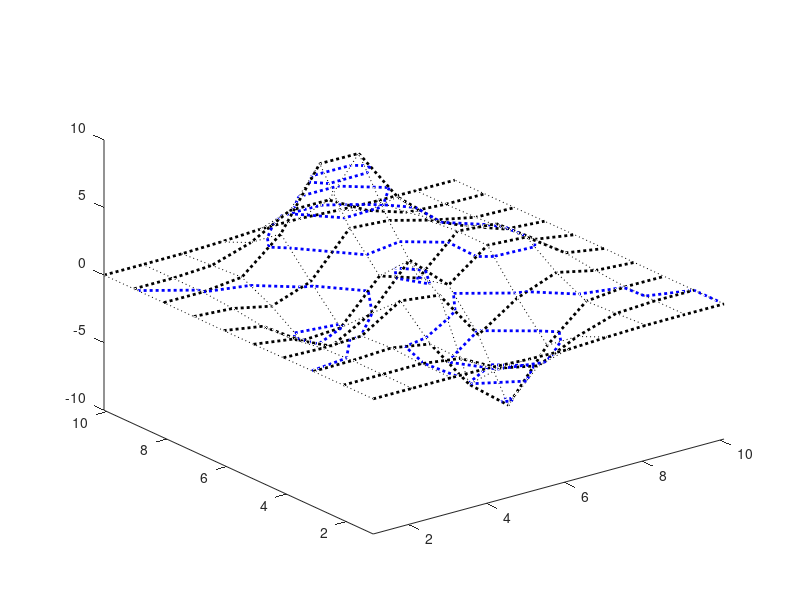

Write MATLAB code to recreate this figure.
function testresult = tricontour3_test()
% TRICONTOUR3_TEST  One line description goes here
%  
% More detailed description of the test goes here.
%
%
%   See also 

%% Copyright notice
%   --------------------------------------------------------------------
%   Copyright (C) 2010 <COMPANY>
%       Thijs
%
%       <EMAIL>	
%
%       <ADDRESS>
%
%   This library is free software: you can redistribute it and/or
%   modify it under the terms of the GNU Lesser General Public
%   License as published by the Free Software Foundation, either
%   version 2.1 of the License, or (at your option) any later version.
%
%   This library is distributed in the hope that it will be useful,
%   but WITHOUT ANY WARRANTY; without even the implied warranty of
%   MERCHANTABILITY or FITNESS FOR A PARTICULAR PURPOSE.  See the GNU
%   Lesser General Public License for more details.
%
%   You should have received a copy of the GNU Lesser General Public
%   License along with this library. If not, see <http://www.gnu.org/licenses/>.
%   --------------------------------------------------------------------

% This tools is part of <a href="http://OpenEarth.Deltares.nl">OpenEarthTools</a>.
% OpenEarthTools is an online collaboration to share and manage data and 
% programming tools in an open source, version controlled environment.
% Sign up to recieve regular updates of this function, and to contribute 
% your own tools.

%% Version <http://svnbook.red-bean.com/en/1.5/svn.advanced.props.special.keywords.html>
% Created: 21 Feb 2010
% Created with Matlab version: 7.9.0.529 (R2009b)

% $Id$
% $Date$
% $Author$
% $Revision$
% $HeadURL$
% $Keywords: $

try
    [x,y] = meshgrid(1.1:10.1,1.1:10.1);
    z = peaks(10);
    plot3(x,y,z,'k:')
    
    hold on
    plot3(x',y',z','k:')
    contour3(x,y,z,-6:2:6,'b:');
    h = get(gca,'Children');
    set(h(1:11),'lineWidth',2)
    tri = delaunay(x(:),y(:));
    colormap([1 0 0])
    tricontour3(tri,x(:),y(:),z(:),-6:2:6);
    testresult = true;
catch
    testresult = false;
end
